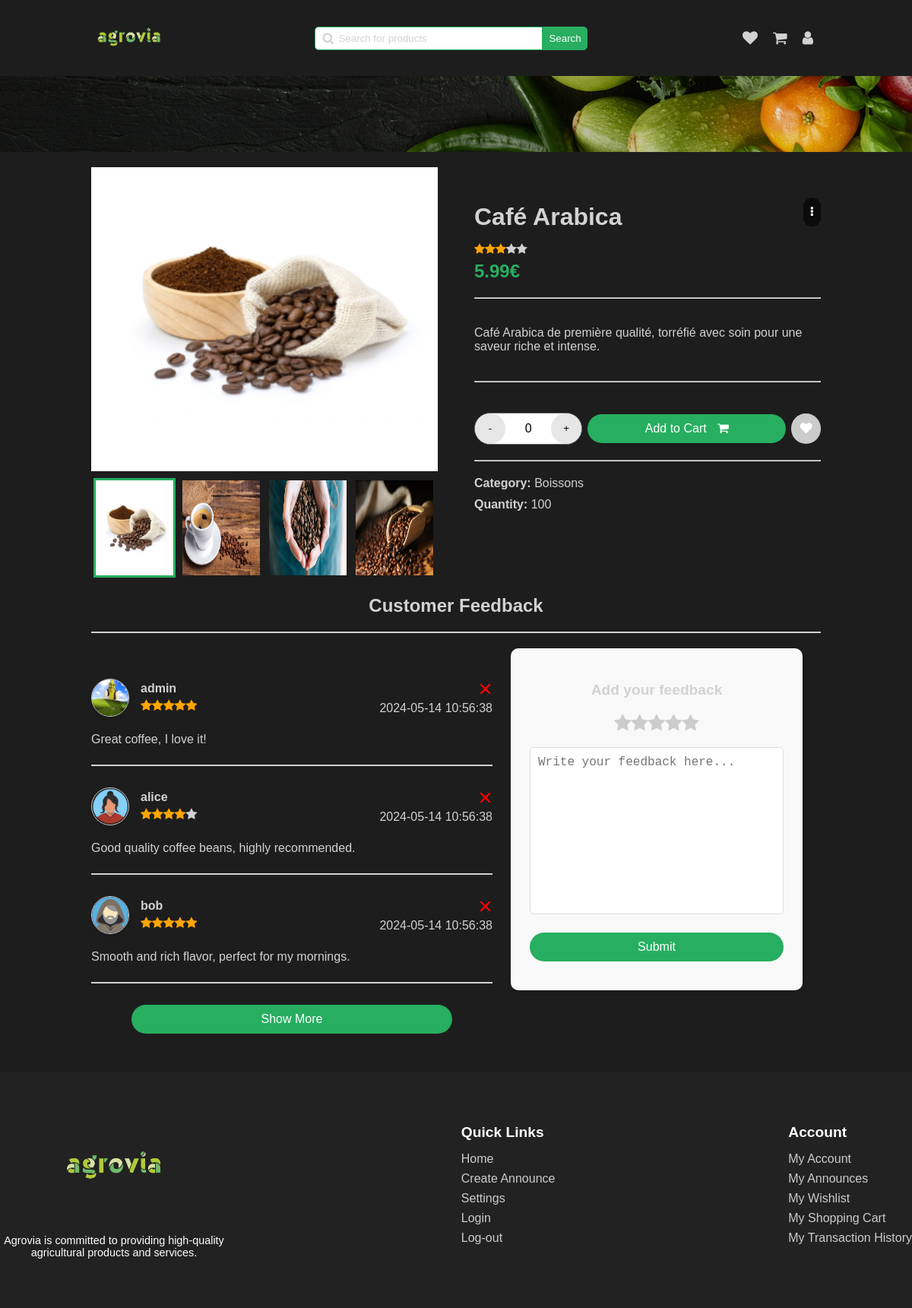
/pages/announce-view.php?id=1 (signed in), run on an earlier commit of the app's database.
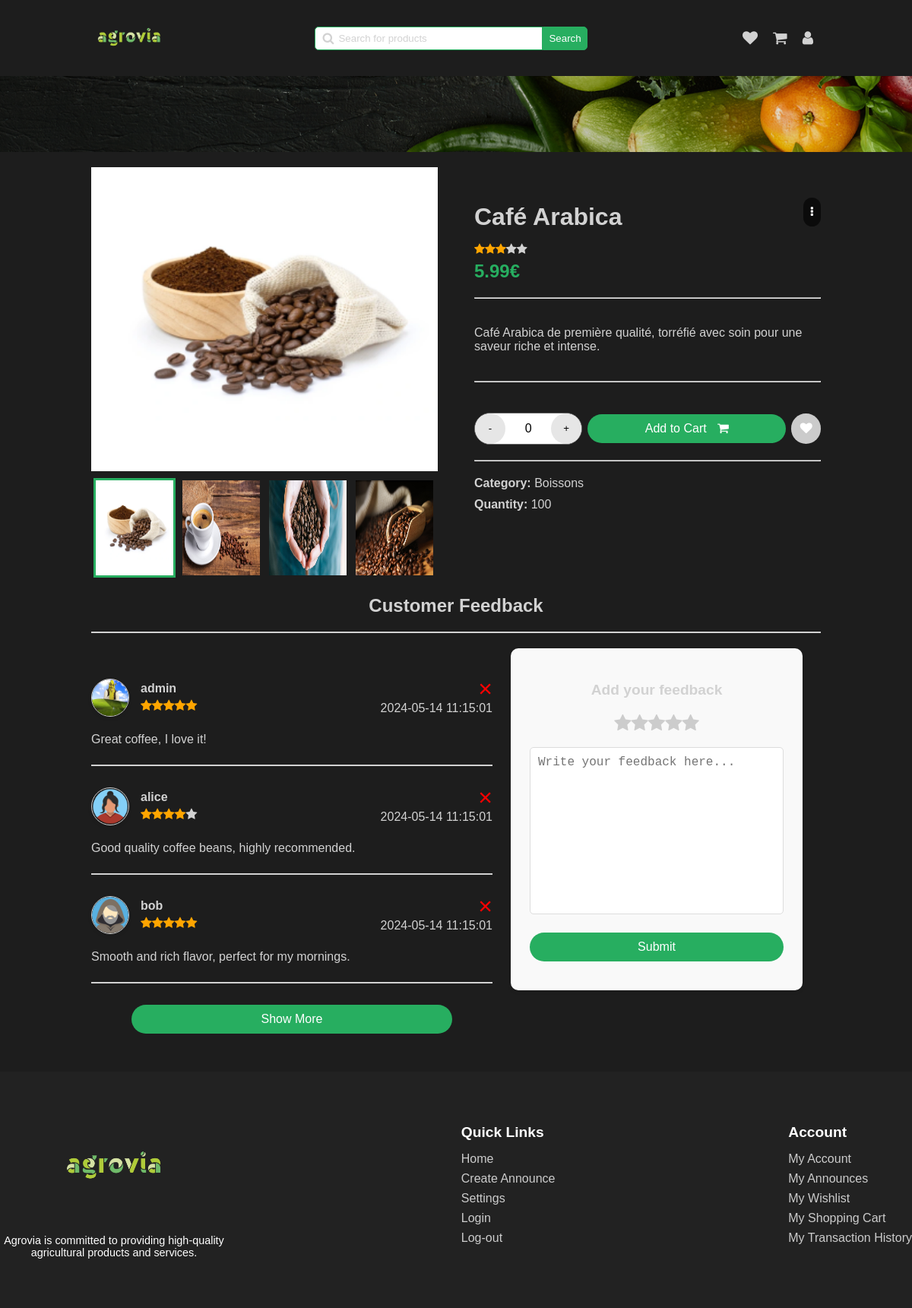
And on a later commit of the database.
### tables this page shows
CREATE TABLE AnnounceComment (
  id INTEGER PRIMARY KEY,
  announce_id INTEGER,
  user_id INTEGER,
  comment TEXT,
  rating INTEGER,
  date TIMESTAMP DEFAULT CURRENT_TIMESTAMP,
  FOREIGN KEY (announce_id) REFERENCES Announce(id) ON DELETE CASCADE,
  FOREIGN KEY (user_id) REFERENCES User(id)
);

CREATE TABLE User (
  id INTEGER PRIMARY KEY,
  firstname TEXT,
  lastname TEXT,
  email TEXT,
  username TEXT,
  icon TEXT,
  phone_number TEXT,
  password TEXT,
  is_admin INTEGER
);

### php/user.php (called while the page is built, shortened)
<?php
require '../php/pdo.php';
function get_user_by_id($id_user)
{
    global $pdo;
    try {
        $query = "SELECT * FROM User WHERE id = :id_user";
        $stmt = $pdo->prepare($query);
        $stmt->bindParam(':id_user', $id_user);
        $stmt->execute();
        $user = $stmt->fetch(PDO::FETCH_ASSOC);
        return $user;
    } catch (PDOException $e) {
        echo $e->getMessage();
    }
}

### php/feedback.php (the view, shortened to what this page needs)
<?php
require "../php/pdo.php";
require "../php/user.php";
function get_feedback_by_announce_id($id_announce)
{
    global $pdo;
    $query = "SELECT * FROM AnnounceComment WHERE announce_id = :id_announce";
    $stmt = $pdo->prepare($query);
    $stmt->bindParam(':id_announce', $id_announce);
    $stmt->execute();
    $feedback = $stmt->fetchAll(PDO::FETCH_ASSOC);
    return $feedback;
}
function display_feedback($feedback)
{
    usort($feedback, function ($a, $b) {
        return strtotime($b['date']) - strtotime($a['date']);
    });
    foreach ($feedback as $comment) {
        $user = get_user_by_id($comment['user_id']);
        echo '<div class="feedback-item" id="feedback-' . $comment['id'] . '">';
        echo '<div class="user-infos">';
        echo '<img src="' . $user['icon'] . '" alt="' . $user['username'] . '">';
        echo '<div class="user-details">';
        echo '<div class="name">' . $user['username'] . '</div>';
        echo '<div class="rating">' . generate_star($comment['rating']) . '</div>';
        echo '</div>';
        echo '</div>';
        echo '<div class="message">';
        echo '<p>' . $comment['comment'] . '</p>';
        echo '</div>';
        if ($comment['user_id'] == $_SESSION['user_id'] || $_SESSION['is_admin']) {
            echo '<div class="delete-feedback" onclick="delete_feedback(' . $comment['id'] . ')">&times;</div>';
        }
        echo '<div class="date">';
        echo '<span>' . $comment['date'] . '</span>';
        echo '</div>';
        echo '<hr>';
        echo '</div>';
    }
}

### php/announce.php (shortened to what this page needs)
<?php
require '../php/pdo.php';
function generate_star($rating)
{
    $stars = "";
    for ($i = 0; $i < 5; $i++) {
        if ($i < $rating) {
            $stars .= "<i class='fa fa-star checked'></i>";
        } else {
            $stars .= "<i class='fa fa-star'></i>";
        }
    }
    return $stars;
}
function get_announce_by_id($id)
{
    global $pdo;
    $query = "SELECT * FROM Announce WHERE id = :id";
    $stmt = $pdo->prepare($query);
    $stmt->bindParam(':id', $id);
    $stmt->execute();
    $announce = $stmt->fetch(PDO::FETCH_ASSOC);
    return $announce;
}
function get_announce_images_by_id($id)
{
    global $pdo;
    $stmt = $pdo->prepare("SELECT image FROM AnnounceImage WHERE announce_id = ?");
    $stmt->bindParam(1, $id);
    $stmt->execute();
    $result = $stmt->fetchAll(PDO::FETCH_ASSOC);
    $images = array_column($result, 'image');
    return $images;
}
function display_gallery($announce_id)
{
    $images = get_announce_images_by_id($announce_id);
    for ($i = 0; $i < 4; $i++) {
        $image_path = $images[$i];
        echo '<div class="gallery-item">';
        echo '<img class="gallery-img" src="' . $image_path . '" alt="" />';
        echo '<label for="img-' . ($i + 1) . '" class="gallery-thumb"><img src="' . $image_path . '" alt="" /></label>';
        echo '</div>';
    }
}
?>

What changed in the data, as far as the page shows it:
changed announcecomment "Great coffee, I love it!": date "2024-05-14 10:56:38" → "2024-05-14 11:15:01"
changed announcecomment "Good quality coffee beans, highly recommended.": date "2024-05-14 10:56:38" → "2024-05-14 11:15:01"
changed announcecomment "Smooth and rich flavor, perfect for my mornings.": date "2024-05-14 10:56:38" → "2024-05-14 11:15:01"
